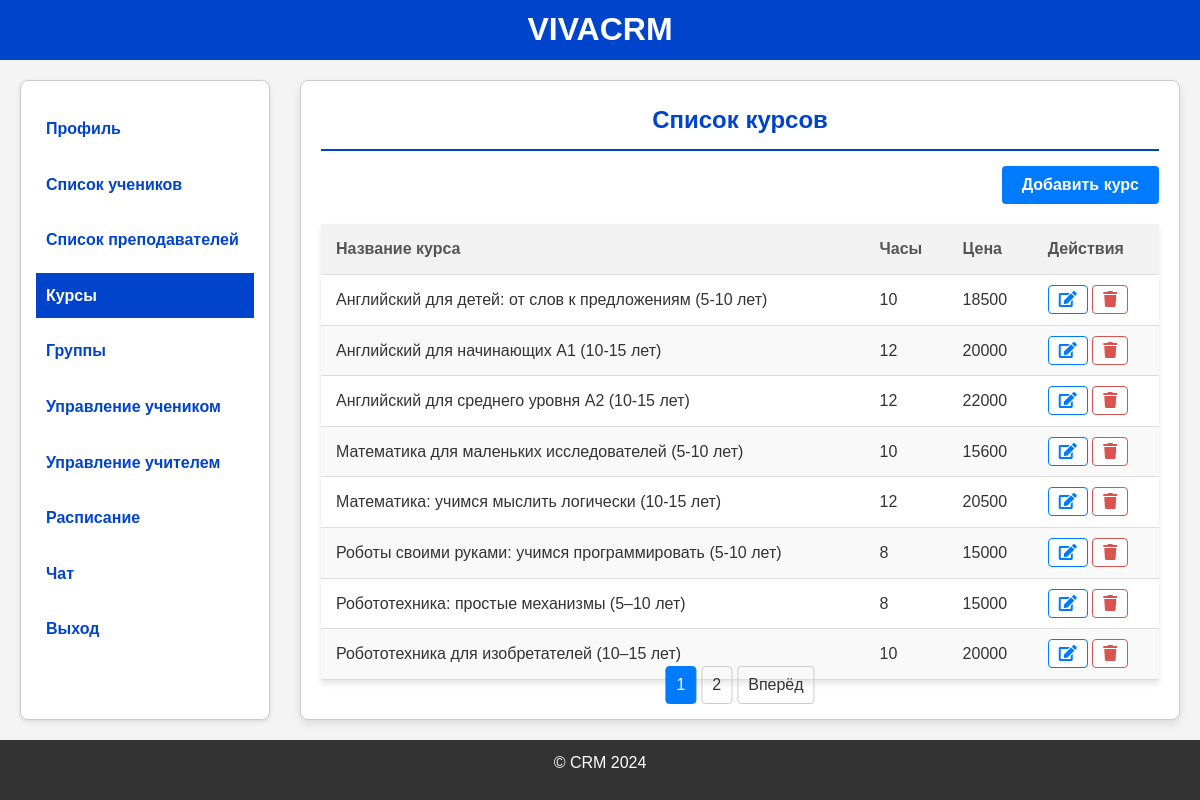
The page /courses (signed in) on the database its author committed.
### models.py (models this page shows)
class Course(db.Model):
    id = db.Column(db.Integer, primary_key=True)
    course_name = db.Column(db.String(100), nullable=False)
    academic_hours = db.Column(db.Integer, nullable=False)
    price = db.Column(db.Integer, nullable=False)
    students = db.relationship('ManageStudent', back_populates='course')

### app.py (the view)
@app.route('/courses', methods=['GET'])
@login_required
@role_required('Администратор')
def list_courses():
    administrator = Administrator.query.filter_by(admin_id=current_user.id).first()
    courses = Course.query.all()
    page = request.args.get('page', 1, type=int)
    per_page = 8  # Количество учеников на одной странице
    pagination = Course.query.paginate(page=page, per_page=per_page)
    courses = pagination.items  # Ученики текущей страницы
    return render_template('courses.html', courses=courses, administrator=administrator, pagination=pagination)

### app.py (called while the page is built)
@login_manager.user_loader
def load_user(user_id):
    return Users.query.get(int(user_id))

def role_required(*roles):
    def decorator(f):
        @wraps(f)
        def wrapped(*args, **kwargs):
            if not current_user.is_authenticated or current_user.role not in roles:
                flash('Недостаточно прав доступа', 'danger')
                return redirect(url_for('login'))
            return f(*args, **kwargs)
        return wrapped
    return decorator

### templates/courses.html (shortened to what this page needs)
{% extends "base_administrator.html" %}
{% block content %}
<div class="course-form">
    <h2>Список курсов</h2>
    <div class="course-btn-container">
        <button id="openModal" class="add-course-link">Добавить курс</button>
    </div>
    <table class="course-list-table">
        <thead>
            <tr>
                <th>Название курса</th>
                <th>Часы</th>
                <th>Цена</th>
                <th>Действия</th>
            </tr>
        </thead>
        <tbody>
            {% for course in courses %}
            <tr>
                <td>{{ course.course_name }}</td>
                <td>{{ course.academic_hours }}</td>
                <td>{{ course.price }}</td>
                <td>
                    <a href="{{ url_for('edit_course', id=course.id) }}" class="btn-edit"><i class="fa fa-edit"></i></a>
                    <a href="{{ url_for('delete_course', id=course.id) }}" class="btn-danger"><i class="fa fa-trash"></i></a>
                </td>
            </tr>
            {% endfor %}
        </tbody>
    </table>
    <div class="pagination">
        {% for page_num in pagination.iter_pages(left_edge=2, right_edge=2, left_current=2, right_current=2) %}
            {% if page_num %}
                {% if page_num == pagination.page %}
                    <span class="current">{{ page_num }}</span>
                {% else %}
                    <a href="{{ url_for('list_courses', page=page_num) }}">{{ page_num }}</a>
                {% endif %}
            {% else %}
                <span class="ellipsis">…</span>
            {% endif %}
        {% endfor %}
        {% if pagination.has_next %}
            <a href="{{ url_for('list_courses', page=pagination.next_num) }}">Вперёд</a>
        {% endif %}
    </div>
</div>
{% endblock %}

### static/styles/base_administrator.css (style rules this page uses)
* { margin: 0; padding: 0; box-sizing: border-box; }
html, body { height: 100%; display: flex; flex-direction: column; }
body { font-family: Arial, sans-serif; line-height: 1.6; background-color: #f4f4f4; color: #333; }
.btn-edit, .btn-danger { padding: 5px 10px; text-decoration: none; border-radius: 4px; transition: all 0.3s ease; font-weight: bold; }
.btn-edit { color: #007bff; border: 1px solid #007bff; background-color: white; }
.btn-danger { color: #d9534f; border: 1px solid #d9534f; background-color: white; }

### static/styles/course.css (style rules this page uses)
.course-form { position: relative; padding-bottom: 50px; width: 100%; margin: 0px auto; background: #ffffff; border: 1px solid #ccc; border-radius: 8px; box-shadow: 0 4px 8px rgba(0, 0, 0, 0.1); padding: 20px; min-height: calc(100vh - 160px); }
.course-form h2 { color: #0044cc; text-align: center; border-bottom: 2px solid #0044cc; padding-bottom: 10px; font-weight: bold; }
.add-course-link { display: block; text-align: right; text-decoration: none; color: #007bff; font-weight: bold; }
table { width: 100%; border-collapse: collapse; margin-top: 20px; background-color: #fff; box-shadow: 0px 4px 6px rgba(0, 0, 0, 0.1); }
th, td { padding: 12px 15px; text-align: left; border-bottom: 1px solid #ddd; }
th { background-color: #f2f2f2; color: #555; }
tr:nth-child(even) { background-color: #f9f9f9; }
.course-btn-container { display: flex; justify-content: flex-end; margin-top: 15px; }
.pagination { position: absolute; bottom: 15px; left: 50%; transform: translateX(-50%); display: flex; justify-content: center; gap: 5px; }
.pagination a, .pagination span { padding: 5px 10px; border: 1px solid #ccc; text-decoration: none; color: #333; border-radius: 4px; }
.pagination .current { background-color: #007bff; color: white; border-color: #007bff; }

### static/styles/group.css (style rules this page uses)
table { width: 100%; border-collapse: collapse; margin-top: 20px; background-color: #fff; box-shadow: 0px 4px 6px rgba(0, 0, 0, 0.1); }
th, td { padding: 12px 15px; text-align: left; border-bottom: 1px solid #ddd; }
th { background-color: #f2f2f2; color: #555; }
tr:nth-child(even) { background-color: #f9f9f9; }
.pagination { position: absolute; bottom: 15px; left: 50%; transform: translateX(-50%); display: flex; justify-content: center; gap: 5px; }
.pagination a, .pagination span { padding: 5px 10px; border: 1px solid #ccc; text-decoration: none; color: #333; border-radius: 4px; }
.pagination .current { background-color: #007bff; color: white; border-color: #007bff; }

### static/styles/student_list.css (style rules this page uses)
table { width: 100%; border-collapse: collapse; margin-top: 20px; background-color: #fff; box-shadow: 0px 4px 6px rgba(0, 0, 0, 0.1); }
th, td { padding: 12px 15px; text-align: left; border-bottom: 1px solid #ddd; }
th { background-color: #f2f2f2; color: #555; }
tr:nth-child(even) { background-color: #f9f9f9; }
.pagination { position: absolute; bottom: 15px; left: 50%; transform: translateX(-50%); display: flex; justify-content: center; gap: 5px; }
.pagination a, .pagination span { padding: 5px 10px; border: 1px solid #ccc; text-decoration: none; color: #333; border-radius: 4px; }
.pagination .current { background-color: #007bff; color: white; border-color: #007bff; }

### static/styles/teachers_list.css (style rules this page uses)
table { width: 100%; border-collapse: collapse; margin-top: 20px; background-color: #fff; box-shadow: 0px 4px 6px rgba(0, 0, 0, 0.1); }
th, td { padding: 12px 15px; text-align: left; border-bottom: 1px solid #ddd; }
th { background-color: #f2f2f2; color: #555; }
tr:nth-child(even) { background-color: #f9f9f9; }
.pagination { position: absolute; bottom: 15px; left: 50%; transform: translateX(-50%); display: flex; justify-content: center; gap: 5px; }
.pagination a, .pagination span { padding: 5px 10px; border: 1px solid #ccc; text-decoration: none; color: #333; border-radius: 4px; }
.pagination .current { background-color: #007bff; color: white; border-color: #007bff; }

### static/styles/management.css (style rules this page uses)
table { width: 100%; border-collapse: collapse; margin-top: 20px; background-color: #fff; box-shadow: 0px 4px 6px rgba(0, 0, 0, 0.1); }
th, td { padding: 12px 15px; text-align: left; border-bottom: 1px solid #ddd; }
th { background-color: #f2f2f2; color: #555; }
tr:nth-child(even) { background-color: #f9f9f9; }
.pagination { position: absolute; bottom: 15px; left: 50%; transform: translateX(-50%); display: flex; justify-content: center; gap: 5px; }
.pagination a, .pagination span { padding: 5px 10px; border: 1px solid #ccc; text-decoration: none; color: #333; border-radius: 4px; }
.pagination .current { background-color: #007bff; color: white; border-color: #007bff; }

### rows shown on the page
Course: course_name "Английский для детей: от слов к предложениям (5-10 лет)", academic_hours "10", price "18500"
Course: course_name "Английский для начинающих A1 (10-15 лет)", academic_hours "12", price "20000"
Course: course_name "Английский для среднего уровня A2 (10-15 лет)", academic_hours "12", price "22000"
Course: course_name "Математика для маленьких исследователей (5-10 лет)", academic_hours "10", price "15600"
Course: course_name "Математика: учимся мыслить логически (10-15 лет)", academic_hours "12", price "20500"
Course: course_name "Роботы своими руками: учимся программировать (5-10 лет)", academic_hours "8", price "15000"
Course: course_name "Робототехника: простые механизмы (5–10 лет)", academic_hours "8", price "15000"
Course: course_name "Робототехника для изобретателей (10–15 лет)", academic_hours "10", price "20000"

### other values the page prints
{{ page_num }} "1"
{{ page_num }} "2"
